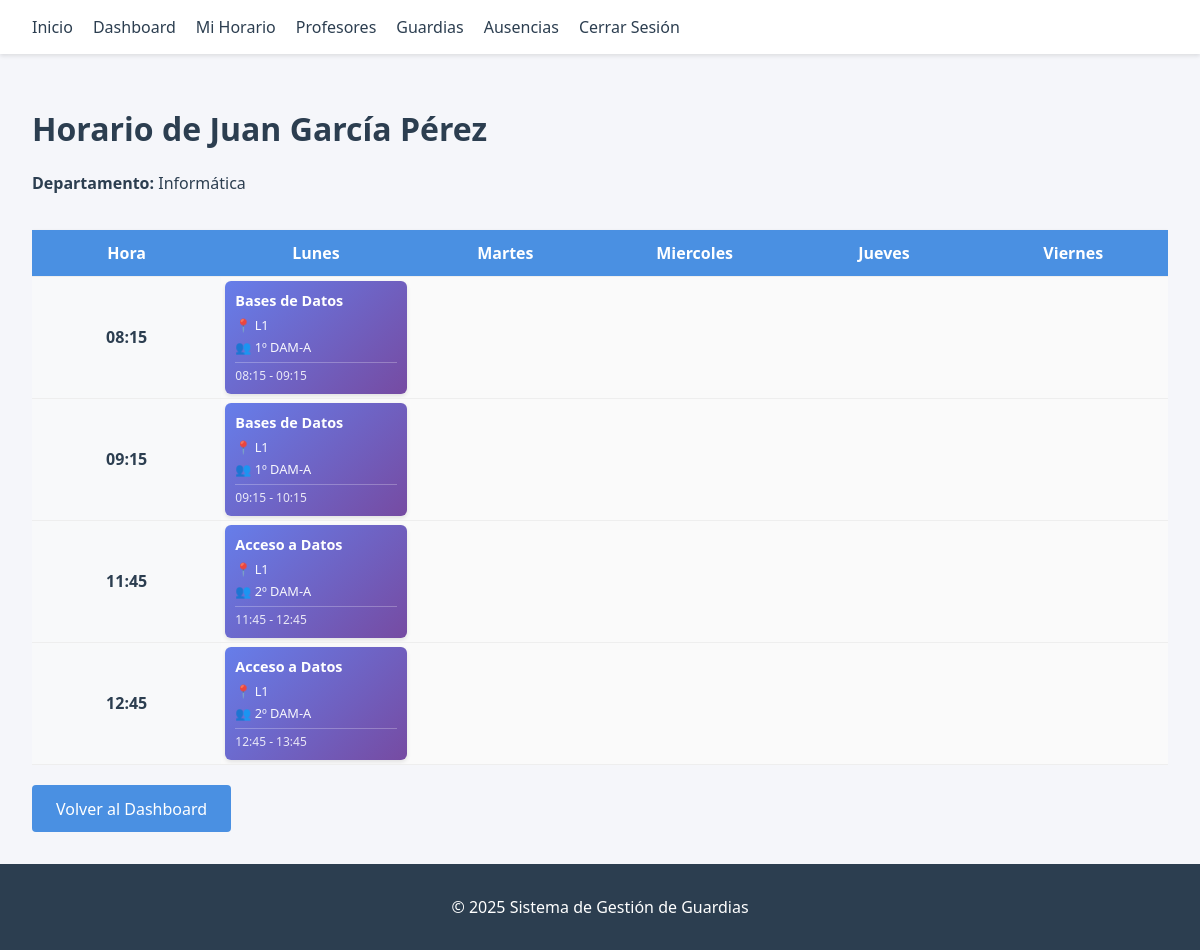
Screenshot of /horario_profesor.php (signed in) with the database file from the repository.
### tables this page shows
CREATE TABLE `profesores` (
  `id` int(11) NOT NULL,
  `nombre` varchar(100) NOT NULL,
  `apellidos` varchar(150) NOT NULL,
  `email` varchar(100) DEFAULT NULL,
  `password` varchar(255) DEFAULT NULL,
  `rol` enum('admin','profesor') DEFAULT 'profesor',
  `telefono` varchar(20) DEFAULT NULL,
  `departamento` varchar(100) DEFAULT NULL,
  `horas_contrato` int(11) DEFAULT NULL,
  `estado` enum('activo','baja','excedencia','inactivo') DEFAULT 'activo',
  `fecha_alta` date DEFAULT NULL,
  `fecha_baja` date DEFAULT NULL,
  `observaciones` text DEFAULT NULL
);

CREATE TABLE `horario` (
  `id` int(11) NOT NULL,
  `profesor_id` int(11) NOT NULL,
  `aula_id` int(11) NOT NULL,
  `modulo_id` int(11) NOT NULL,
  `grupo` varchar(50) DEFAULT NULL,
  `dia_semana` enum('lunes','martes','miercoles','jueves','viernes') NOT NULL,
  `hora_inicio` time NOT NULL,
  `hora_fin` time NOT NULL,
  `curso_escolar` varchar(20) NOT NULL
);

CREATE TABLE `modulos` (
  `id` int(11) NOT NULL,
  `nombre` varchar(100) NOT NULL,
  `curso` varchar(50) DEFAULT NULL,
  `horas_semanales` int(11) DEFAULT NULL,
  `departamento` varchar(100) DEFAULT NULL
);

CREATE TABLE `aulas` (
  `id` int(11) NOT NULL,
  `nombre` varchar(50) NOT NULL,
  `capacidad` int(11) DEFAULT NULL,
  `tipo` enum('normal','laboratorio','taller','informatica') DEFAULT 'normal',
  `planta` int(11) DEFAULT NULL,
  `observaciones` text DEFAULT NULL
);

### horario_profesor.php (the view, shortened to what this page needs)
<?php
require_once 'conexion.php';
include 'includes/header.php';
$profesor_id = isset($_GET['profesor_id']) ? (int)$_GET['profesor_id'] : $_SESSION['user_id'];
$stmt = $pdo->prepare("SELECT nombre, apellidos, departamento FROM profesores WHERE id = ?");
$stmt->execute([$profesor_id]);
$profesor = $stmt->fetch();
$sql = "SELECT h.*, a.nombre as aula, m.nombre as modulo, h.grupo
        FROM horario h
        LEFT JOIN aulas a ON h.aula_id = a.id
        LEFT JOIN modulos m ON h.modulo_id = m.id
        WHERE h.profesor_id = ? AND h.curso_escolar = '2024-2025'
        ORDER BY
            FIELD(h.dia_semana, 'lunes', 'martes', 'miercoles', 'jueves', 'viernes'),
            h.hora_inicio";
$stmt = $pdo->prepare($sql);
$stmt->execute([$profesor_id]);
$horarios = $stmt->fetchAll();
$schedule = [];
$time_slots = [];
foreach ($horarios as $horario) {
    $dia = $horario['dia_semana'];
    $hora = substr($horario['hora_inicio'], 0, 5);
    if (!isset($schedule[$dia])) {
        $schedule[$dia] = [];
    }
    $schedule[$dia][$hora] = $horario;
    if (!in_array($hora, $time_slots)) {
        $time_slots[] = $hora;
    }
}
sort($time_slots);
$dias = ['lunes', 'martes', 'miercoles', 'jueves', 'viernes'];
?>
<h1>Horario de <?php echo htmlspecialchars($profesor['nombre'] . ' ' . $profesor['apellidos']); ?></h1>
<p><strong>Departamento:</strong> <?php echo htmlspecialchars($profesor['departamento']); ?></p>
<?php if (empty($horarios)): ?>
    <div class="alert" style="background-color: #fff3cd; color: #856404; border: 1px solid #ffeaa7;">
        No hay horarios asignados para este profesor en el curso actual.
    </div>
<?php else: ?>
    <div class="schedule-grid">
        <table class="schedule-table">
            <thead>
                <tr>
                    <th>Hora</th>
                    <?php foreach ($dias as $dia): ?>
                        <th><?php echo ucfirst($dia); ?></th>
                    <?php endforeach; ?>
                </tr>
            </thead>
            <tbody>
                <?php foreach ($time_slots as $hora): ?>
                <tr>
                    <td class="time-slot"><strong><?php echo $hora; ?></strong></td>
                    <?php foreach ($dias as $dia): ?>
                        <td class="schedule-cell">
                            <?php if (isset($schedule[$dia][$hora])):
                                $clase = $schedule[$dia][$hora];
                            ?>
                                <div class="class-block">
                                    <div class="class-module"><?php echo htmlspecialchars($clase['modulo']); ?></div>
                                    <div class="class-details">
                                        <span class="class-room">📍 <?php echo htmlspecialchars($clase['aula']); ?></span>
                                        <span class="class-group">👥 <?php echo htmlspecialchars($clase['grupo']); ?></span>
                                    </div>
                                    <div class="class-time">
                                        <?php echo substr($clase['hora_inicio'], 0, 5) . ' - ' . substr($clase['hora_fin'], 0, 5); ?>
                                    </div>
                                </div>
                            <?php endif; ?>
                        </td>
                    <?php endforeach; ?>
                </tr>
                <?php endforeach; ?>
            </tbody>
        </table>
    </div>
<?php endif; ?>
<div style="margin-top: 20px;">
    <a href="dashboard.php" class="btn">Volver al Dashboard</a>
</div>
<?php include 'includes/footer.php'; ?>

### assets/css/style.css (style rules this page uses)
:root { --primary-color: #4a90e2; --secondary-color: #f5f6fa; --text-color: #2c3e50; --danger-color: #e74c3c; --success-color: #2ecc71; }
body { font-family: 'Segoe UI', Tahoma, Geneva, Verdana, sans-serif; background-color: var(--secondary-color); color: var(--text-color); margin: 0; padding: 0; display: flex; flex-direction: column; min-height: 100vh; }
.btn { display: inline-block; background-color: var(--primary-color); color: #fff; padding: 0.8rem 1.5rem; border: none; border-radius: 4px; cursor: pointer; font-size: 1rem; transition: background 0.3s; text-decoration: none; }
table { width: 100%; border-collapse: collapse; margin-top: 1rem; background: #fff; box-shadow: 0 1px 3px rgba(0,0,0,0.1); }
th, td { padding: 1rem; text-align: left; border-bottom: 1px solid #eee; }
th { background-color: #f8f9fa; font-weight: 600; }
.schedule-grid { overflow-x: auto; margin-top: 20px; }
.schedule-table { min-width: 800px; table-layout: fixed; }
.schedule-table th { background-color: var(--primary-color); color: white; text-align: center; padding: 12px 8px; }
.schedule-table .time-slot { background-color: #f8f9fa; font-weight: 600; text-align: center; width: 80px; }
.schedule-cell { padding: 4px; vertical-align: top; min-height: 80px; background-color: #fafafa; }
.class-block { background: linear-gradient(135deg, #667eea 0%, #764ba2 100%); color: white; padding: 10px; border-radius: 6px; font-size: 0.85rem; height: 100%; box-shadow: 0 2px 4px rgba(0,0,0,0.1); transition: transform 0.2s; }
.class-module { font-weight: 600; margin-bottom: 6px; font-size: 0.9rem; }
.class-details { display: flex; flex-direction: column; gap: 4px; margin-bottom: 6px; font-size: 0.8rem; opacity: 0.95; }
.class-room, .class-group { display: block; }
.class-time { font-size: 0.75rem; opacity: 0.85; margin-top: 4px; padding-top: 4px; border-top: 1px solid rgba(255,255,255,0.3); }

### rows the page displays
profesores: nombre+apellidos "Juan García Pérez", departamento "Informática"
horario: modulo.nombre "Bases de Datos", aula.nombre "L1", grupo "1º DAM-A", hora_inicio "08:15", hora_fin "09:15"
horario: modulo.nombre "Bases de Datos", aula.nombre "L1", grupo "1º DAM-A", hora_inicio "09:15", hora_fin "10:15"
horario: modulo.nombre "Acceso a Datos", aula.nombre "L1", grupo "2º DAM-A", hora_inicio "11:45", hora_fin "12:45"
horario: modulo.nombre "Acceso a Datos", aula.nombre "L1", grupo "2º DAM-A", hora_inicio "12:45", hora_fin "13:45"

### other values shown
$dia "Lunes"
$dia "Martes"
$dia "Miercoles"
$dia "Jueves"
$dia "Viernes"
$hora "08:15"
$hora "09:15"
$hora "11:45"
$hora "12:45"
